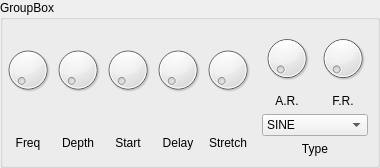
<?xml version="1.0" encoding="UTF-8"?>
<ui version="4.0">
 <class>LFOBox</class>
 <widget class="QGroupBox" name="LFOBox">
  <property name="geometry">
   <rect>
    <x>0</x>
    <y>0</y>
    <width>372</width>
    <height>168</height>
   </rect>
  </property>
  <property name="windowTitle">
   <string>GroupBox</string>
  </property>
  <property name="title">
   <string>GroupBox</string>
  </property>
  <layout class="QGridLayout" name="gridLayout">
   <property name="margin">
    <number>0</number>
   </property>
   <property name="spacing">
    <number>0</number>
   </property>
   <item row="0" column="0">
    <widget class="Dial" name="freq">
     <property name="sizePolicy">
      <sizepolicy hsizetype="Preferred" vsizetype="Preferred">
       <horstretch>0</horstretch>
       <verstretch>0</verstretch>
      </sizepolicy>
     </property>
    </widget>
   </item>
   <item row="0" column="1">
    <widget class="Dial" name="intensity">
     <property name="sizePolicy">
      <sizepolicy hsizetype="Preferred" vsizetype="Preferred">
       <horstretch>0</horstretch>
       <verstretch>0</verstretch>
      </sizepolicy>
     </property>
    </widget>
   </item>
   <item row="0" column="2">
    <widget class="Dial" name="start">
     <property name="sizePolicy">
      <sizepolicy hsizetype="Preferred" vsizetype="Preferred">
       <horstretch>0</horstretch>
       <verstretch>0</verstretch>
      </sizepolicy>
     </property>
    </widget>
   </item>
   <item row="0" column="3">
    <widget class="Dial" name="delay">
     <property name="sizePolicy">
      <sizepolicy hsizetype="Preferred" vsizetype="Preferred">
       <horstretch>0</horstretch>
       <verstretch>0</verstretch>
      </sizepolicy>
     </property>
    </widget>
   </item>
   <item row="1" column="0">
    <widget class="QLabel" name="label_31">
     <property name="text">
      <string>Freq</string>
     </property>
     <property name="alignment">
      <set>Qt::AlignCenter</set>
     </property>
    </widget>
   </item>
   <item row="1" column="1">
    <widget class="QLabel" name="label_32">
     <property name="text">
      <string>Depth</string>
     </property>
     <property name="alignment">
      <set>Qt::AlignCenter</set>
     </property>
    </widget>
   </item>
   <item row="1" column="2">
    <widget class="QLabel" name="label_33">
     <property name="text">
      <string>Start</string>
     </property>
     <property name="alignment">
      <set>Qt::AlignCenter</set>
     </property>
    </widget>
   </item>
   <item row="1" column="3">
    <widget class="QLabel" name="label_34">
     <property name="text">
      <string>Delay</string>
     </property>
     <property name="alignment">
      <set>Qt::AlignCenter</set>
     </property>
    </widget>
   </item>
   <item row="1" column="5">
    <widget class="QLabel" name="label_35">
     <property name="text">
      <string>Stretch</string>
     </property>
     <property name="alignment">
      <set>Qt::AlignCenter</set>
     </property>
    </widget>
   </item>
   <item row="0" column="5">
    <widget class="Dial" name="stretch">
     <property name="sizePolicy">
      <sizepolicy hsizetype="Preferred" vsizetype="Preferred">
       <horstretch>0</horstretch>
       <verstretch>0</verstretch>
      </sizepolicy>
     </property>
    </widget>
   </item>
   <item row="0" column="6" rowspan="2">
    <widget class="QWidget" name="widget" native="true">
     <layout class="QGridLayout" name="gridLayout_2">
      <item row="0" column="0">
       <widget class="Dial" name="ar">
        <property name="sizePolicy">
         <sizepolicy hsizetype="Preferred" vsizetype="Preferred">
          <horstretch>0</horstretch>
          <verstretch>0</verstretch>
         </sizepolicy>
        </property>
       </widget>
      </item>
      <item row="3" column="0" colspan="2">
       <widget class="QLabel" name="label">
        <property name="text">
         <string>Type</string>
        </property>
        <property name="alignment">
         <set>Qt::AlignCenter</set>
        </property>
       </widget>
      </item>
      <item row="2" column="0" colspan="2">
       <widget class="QComboBox" name="LFOType">
        <item>
         <property name="text">
          <string>SINE</string>
         </property>
        </item>
        <item>
         <property name="text">
          <string>TRI</string>
         </property>
        </item>
        <item>
         <property name="text">
          <string>SQR</string>
         </property>
        </item>
        <item>
         <property name="text">
          <string>R.up</string>
         </property>
        </item>
        <item>
         <property name="text">
          <string>R.dn</string>
         </property>
        </item>
        <item>
         <property name="text">
          <string>E1dn</string>
         </property>
        </item>
        <item>
         <property name="text">
          <string>E2dn</string>
         </property>
        </item>
       </widget>
      </item>
      <item row="0" column="1">
       <widget class="Dial" name="fr">
        <property name="sizePolicy">
         <sizepolicy hsizetype="Preferred" vsizetype="Preferred">
          <horstretch>0</horstretch>
          <verstretch>0</verstretch>
         </sizepolicy>
        </property>
       </widget>
      </item>
      <item row="1" column="1">
       <widget class="QLabel" name="label_3">
        <property name="text">
         <string>F.R.</string>
        </property>
        <property name="alignment">
         <set>Qt::AlignCenter</set>
        </property>
       </widget>
      </item>
      <item row="1" column="0">
       <widget class="QLabel" name="label_2">
        <property name="text">
         <string>A.R.</string>
        </property>
        <property name="alignment">
         <set>Qt::AlignCenter</set>
        </property>
       </widget>
      </item>
     </layout>
    </widget>
   </item>
  </layout>
 </widget>
 <customwidgets>
  <customwidget>
   <class>Dial</class>
   <extends>QDial</extends>
   <header>Dial.h</header>
  </customwidget>
 </customwidgets>
 <resources/>
 <connections/>
</ui>
